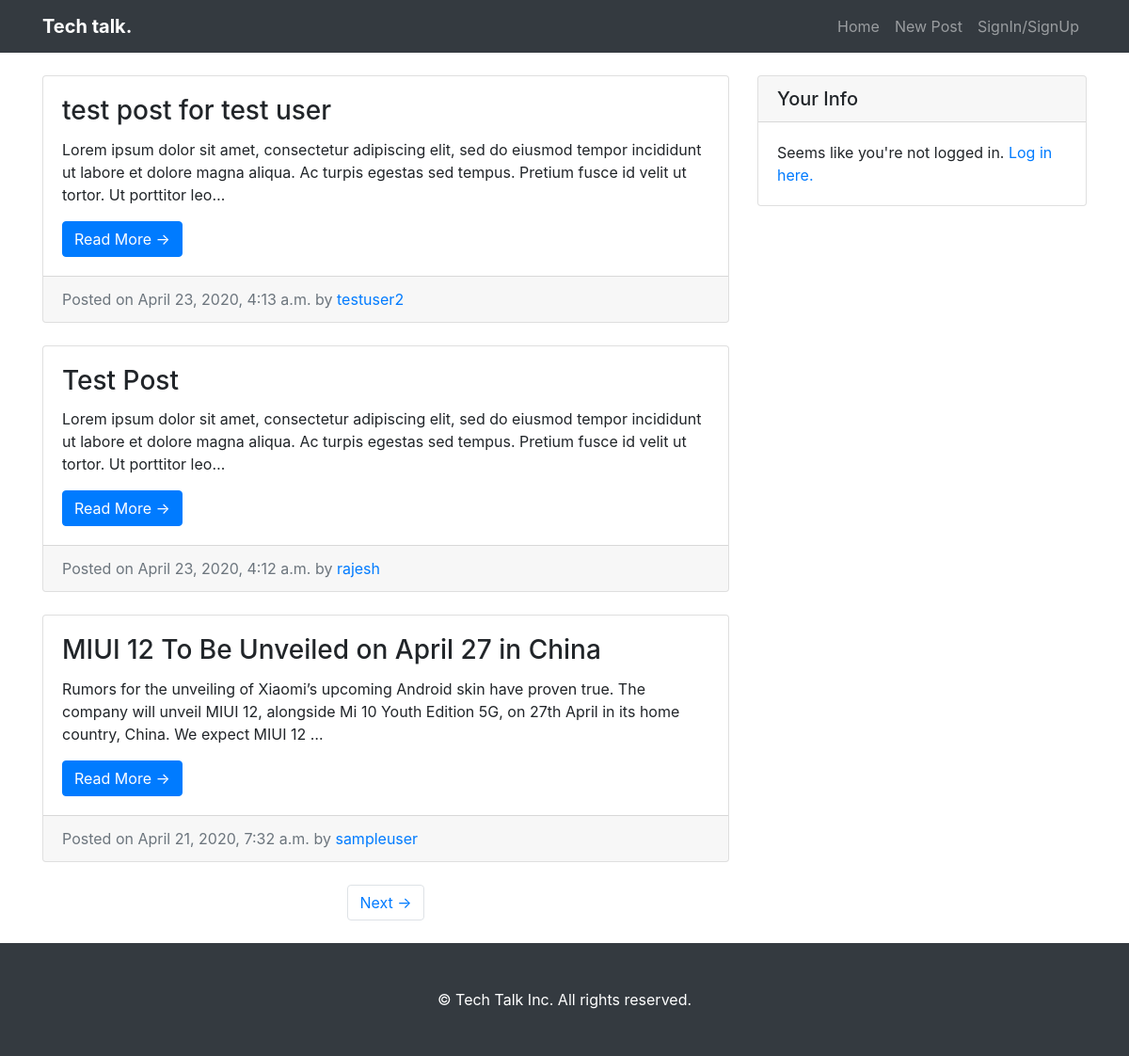
The page / on the database its author committed.
### entries/models.py (models this page shows, shortened)
class Entry(models.Model):
	entry_title = models.CharField(max_length=50)
	entry_text = models.TextField()
	entry_date = models.DateTimeField(auto_now_add=True)
	entry_author = models.ForeignKey(User, on_delete=models.CASCADE)
	class Meta:
		verbose_name_plural = 'entries'

### entries/views.py (the view)
# urls.py: path('', HomeView.as_view(), name='blog-home' ),
class HomeView(ListView):
	model = Entry
	template_name = 'entries/index.html'
	context_object_name = 'blog_entries'
	ordering = ['-entry_date']
	paginate_by = 3

### entries/templates/entries/index.html (shortened to what this page needs)
{% extends "entries/base.html" %}
{% block content %}
<div class="col-md-8">
	{% for entry in blog_entries %}
		<div class="card mb-4">
			<div class="card-body">
				<h3 class="card-title">{{entry.entry_title}}</h2>
				<p class="card-text">{{entry.entry_text | truncatechars:205}}</p>
				<a href="{% url 'entry-detail' entry.pk %}" class="btn btn-primary">Read More &rarr;</a>
			</div>
			<div class="card-footer text-muted">
				Posted on {{entry.entry_date}} by
				<a href="#">{{entry.entry_author}}</a>
			</div>
		</div>
	{% endfor %}
	{% if is_paginated %}
	<ul class="pagination justify-content-center mb-4">
		{% if page_obj.has_next %}
		<li class="page-item">
			<a class="page-link" href="?page={{page_obj.next_page_number}}">Next &rarr;</a>
		</li>
		{% endif %}
	</ul>
	{% endif %}
</div>
{% endblock %}

### entries/templates/entries/base.html (shortened to what this page needs)
{% load static %}
<!DOCTYPE html>
<html lang="en">
<head>
  <link href="{% static 'entries/vendor/bootstrap/css/bootstrap.min.css' %}" rel="stylesheet">
  <link href="{% static 'entries/css/blog-home.css' %}" rel="stylesheet">
</head>
<body>
  <nav class="navbar navbar-expand-lg navbar-dark bg-dark fixed-top">
    <div class="container">
      <a class="navbar-brand" href="/"><strong>Tech talk.</strong></a>
      <div class="collapse navbar-collapse" id="navbarResponsive">
        <ul class="navbar-nav ml-auto">
          <li class="nav-item">
            <a class="nav-link" href="{% url 'blog-home' %}">Home
            </a>
          </li>
          <li class="nav-item">
            <a class="nav-link" href="{% url 'create-entry' %}">New Post</a>
          </li>
          {% if user.username %}
          <li class="nav-item">
            <a class="nav-link" href="{% url 'logout' %}">Log Out</a>
          </li>
          {% else %}
          <li class="nav-item">
            <a class="nav-link" href="{% url 'login' %}">SignIn/SignUp</a>
          </li>
          {% endif %}
        </ul>
      </div>
    </div>
  </nav>
  <div class="container">
    <div class="row">
      {% block content %} {% endblock %}
      <div class="col-md-4">
        <div class="card my-4">
          <h5 class="card-header">Your Info</h5>
          <div class="card-body">
            {% if user.username %}
            <div>
              <li>
                  <span>Username:</span>&nbsp;<span>{{user.username}}</span>
              </li>
              <li>
                <span>Email:</span>&nbsp;<span>{{user.email}}</span>
              </li>
            </div>
            {% else %}
            <div> Seems like you're not logged in. <a href="{% url 'login' %}">Log in here.</a></div>
            {% endif %}
          </div>
        </div>
      </div>
    </div>
  </div>
  <footer class="py-5 bg-dark">
    <div class="container">
      <p class="m-0 text-center text-white">&copy; Tech Talk Inc. All rights reserved.</p>
    </div>
  </footer>
</body>
</html>

### entries/static/entries/css/blog-home.css (style rules this page uses)
body { padding-top: 56px; }

### rows shown on the page
Entry: entry_title "test post for test user", entry_text "Lorem ipsum dolor sit amet, consectetur adipiscing elit, sed do eiusmod tempor incididunt ut labore et dolore magna aliqua. Ac turpis egestas sed tempus. Pretium fusce id velit ut tortor. Ut porttitor leo…", entry_date "April 23, 2020, 4:13 a.m.", entry_author "testuser2"
Entry: entry_title "Test Post", entry_text "Lorem ipsum dolor sit amet, consectetur adipiscing elit, sed do eiusmod tempor incididunt ut labore et dolore magna aliqua. Ac turpis egestas sed tempus. Pretium fusce id velit ut tortor. Ut porttitor leo…", entry_date "April 23, 2020, 4:12 a.m.", entry_author "rajesh"
Entry: entry_title "MIUI 12 To Be Unveiled on April 27 in China", entry_text "Rumors for the unveiling of Xiaomi’s upcoming Android skin have proven true. The company will unveil MIUI 12, alongside Mi 10 Youth Edition 5G, on 27th April in its home country, China. We expect MIUI 12 …", entry_date "April 21, 2020, 7:32 a.m.", entry_author "sampleuser"
